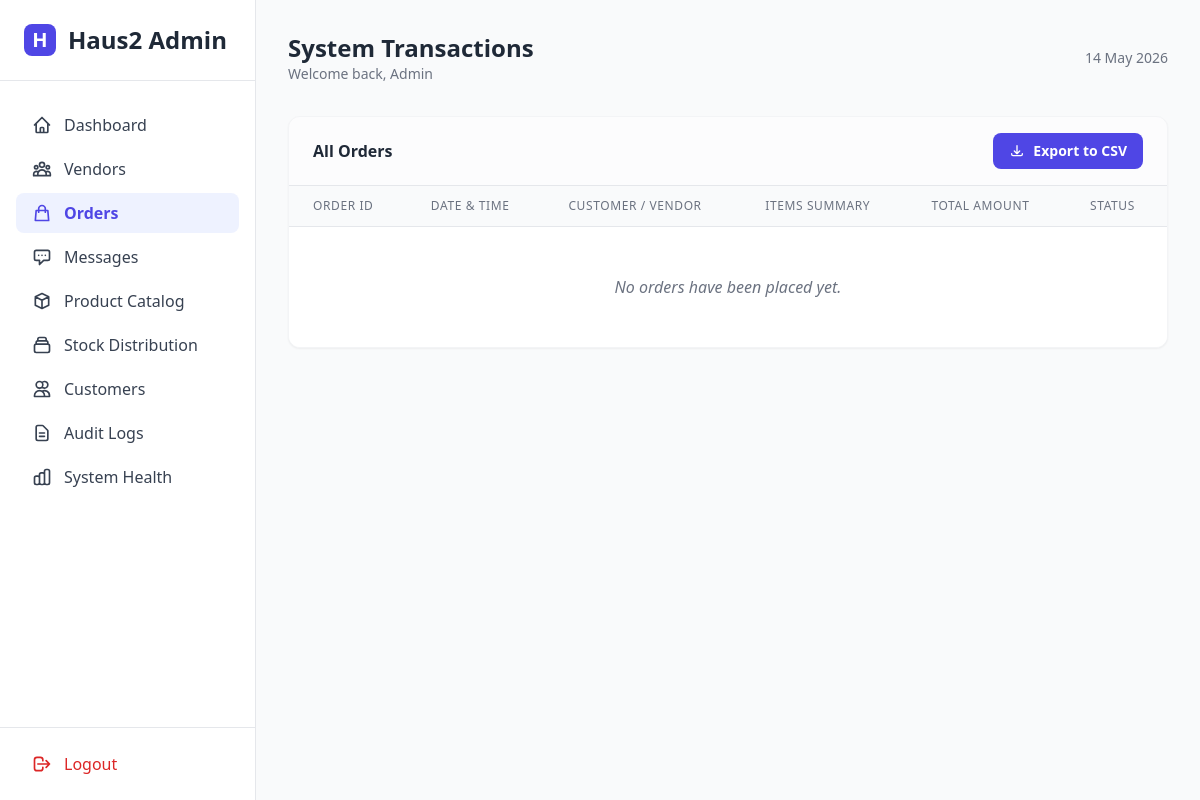
Page /web-admin/orders (signed in) on the earlier database version.
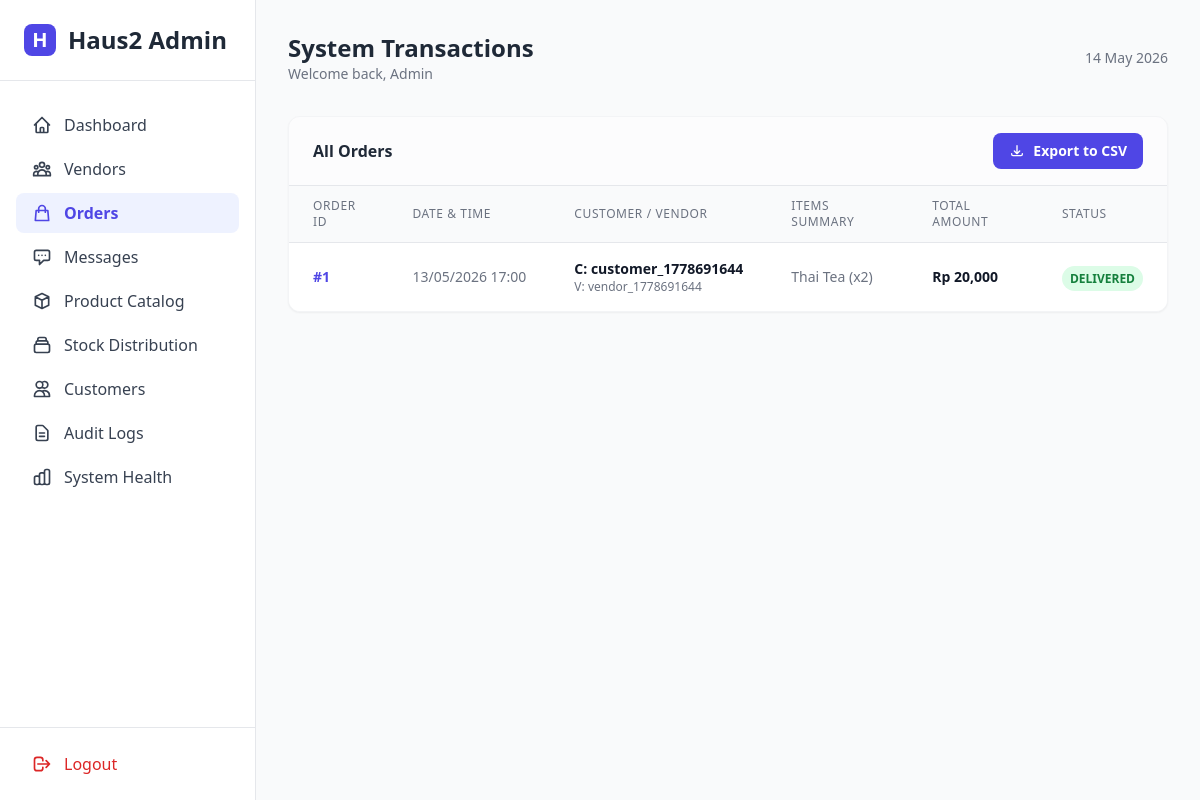
Same page on the later database version.
### app/models.py (models this page shows, shortened)
class Order(db.Model, SerializerMixin):
    __tablename__ = 'orders'
    id = db.Column(db.Integer, primary_key=True)
    customer_id = db.Column(db.Integer, db.ForeignKey(USERS_ID_FK), nullable=False)
    vendor_id = db.Column(db.Integer, db.ForeignKey(USERS_ID_FK), nullable=False)
    total_price = db.Column(db.Integer, nullable=False)
    status = db.Column(db.String(20), default='pending') # pending, paid, processing, on_delivery, delivered
    created_at = db.Column(db.DateTime, default=lambda: datetime.now(timezone.utc))
    items = db.relationship('OrderItem', backref='order', lazy=True)
    customer = db.relationship('User', foreign_keys=[customer_id])
    vendor = db.relationship('User', foreign_keys=[vendor_id])
    serialize_only = ('id', 'customer_id', 'vendor_id', 'total_price', 'status', 'created_at', 'items')

class User(db.Model, SerializerMixin):
    __tablename__ = 'users'
    id = db.Column(db.Integer, primary_key=True)
    username = db.Column(db.String(80), unique=True, nullable=False)
    password_hash = db.Column(db.String(128), nullable=False)
    role = db.Column(db.String(20), nullable=False) # admin, vendor, customer
    is_verified = db.Column(db.Boolean, default=False) # For Vendor KYC
    ktp_image_url = db.Column(db.String(255), nullable=True)
    store_image_url = db.Column(db.String(255), nullable=True)
    failed_login_attempts = db.Column(db.Integer, default=0)
    locked_until = db.Column(db.DateTime, nullable=True)
    latitude = db.Column(db.Float, nullable=True)
    longitude = db.Column(db.Float, nullable=True)
    is_active = db.Column(db.Boolean, default=True) # Toggle for vendors
    fcm_token = db.Column(db.String(255), nullable=True)
    created_at = db.Column(db.DateTime, default=lambda: datetime.now(timezone.utc))
    serialize_only = ('id', 'username', 'role', 'is_verified', 'latitude', 'longitude', 'is_active', 'created_at')

class OrderItem(db.Model, SerializerMixin):
    __tablename__ = 'order_items'
    id = db.Column(db.Integer, primary_key=True)
    order_id = db.Column(db.Integer, db.ForeignKey('orders.id'), nullable=False)
    product_id = db.Column(db.Integer, db.ForeignKey('products.id'), nullable=False)
    quantity = db.Column(db.Integer, nullable=False)
    price_at_order = db.Column(db.Integer, nullable=False)
    serialize_only = ('id', 'product_id', 'quantity', 'price_at_order')

class Product(db.Model, SerializerMixin):
    __tablename__ = 'products'
    id = db.Column(db.Integer, primary_key=True)
    name = db.Column(db.String(100), nullable=False)
    description = db.Column(db.Text, nullable=True)
    price = db.Column(db.Integer, nullable=False) # In IDR
    image_url = db.Column(db.String(255), nullable=True)
    stocks = db.relationship('DailyStock', backref='product', cascade='all, delete-orphan', lazy=True)
    order_items = db.relationship('OrderItem', backref='product', cascade='all, delete-orphan', lazy=True)
    serialize_only = ('id', 'name', 'description', 'price', 'image_url')

### app/web_admin.py (the view)
@web_admin_bp.route('/orders', methods=['GET'])
def orders():
    if 'admin_id' not in session:
        return redirect(url_for(LOGIN_ROUTE))
    all_orders = Order.query.order_by(Order.created_at.desc()).all()
    return render_template('admin/orders.html', orders=all_orders)

### app/web_admin.py (called while the page is built)
@web_admin_bp.context_processor
def inject_globals():
    try:
        pending_vendors = User.query.filter_by(role='vendor', is_verified=False).count()
        unread_messages = 0
        admin_id = session.get('admin_id')
        if admin_id:
            unread_messages = ChatMessage.query.filter_by(receiver_id=admin_id, is_read=False).count()
        return {
            'now': datetime.now(timezone.utc),
            'pending_vendor_count': pending_vendors,
            'unread_msg_count': unread_messages
        }
    except:
        return {'now': datetime.now(), 'pending_vendor_count': 0, 'unread_msg_count': 0}

### app/templates/admin/orders.html (shortened to what this page needs)
{% extends 'base.html' %}
{% block header_title %}System Transactions{% endblock %}
{% block content %}
<div class="bg-white rounded-xl shadow-sm border border-gray-100 overflow-hidden">
    <div class="px-6 py-4 border-b flex justify-between items-center bg-gray-50/50">
        <h3 class="font-bold text-gray-800">All Orders</h3>
        <a href="{{ url_for('web_admin.export_orders') }}" class="flex items-center px-4 py-2 bg-indigo-600 text-white text-sm font-bold rounded-lg hover:bg-indigo-700 transition-colors">
            <svg class="w-4 h-4 mr-2" fill="none" stroke="currentColor" viewBox="0 0 24 24"><path stroke-linecap="round" stroke-linejoin="round" stroke-width="2" d="M4 16v1a2 2 0 002 2h12a2 2 0 002-2v-1m-4-4l-4 4m0 0l-4-4m4 4V4"></path></svg>
            Export to CSV
        </a>
    </div>
    <div class="overflow-x-auto">
        <table class="min-w-full divide-y divide-gray-200">
            <thead class="bg-gray-50">
                <tr>
                    <th class="px-6 py-3 text-left text-xs font-medium text-gray-500 uppercase tracking-wider">Order ID</th>
                    <th class="px-6 py-3 text-left text-xs font-medium text-gray-500 uppercase tracking-wider">Date & Time</th>
                    <th class="px-6 py-3 text-left text-xs font-medium text-gray-500 uppercase tracking-wider">Customer / Vendor</th>
                    <th class="px-6 py-3 text-left text-xs font-medium text-gray-500 uppercase tracking-wider">Items Summary</th>
                    <th class="px-6 py-3 text-left text-xs font-medium text-gray-500 uppercase tracking-wider">Total Amount</th>
                    <th class="px-6 py-3 text-left text-xs font-medium text-gray-500 uppercase tracking-wider">Status</th>
                </tr>
            </thead>
            <tbody class="bg-white divide-y divide-gray-200">
                {% for order in orders %}
                <tr class="hover:bg-gray-50 transition-colors">
                    <td class="px-6 py-4 whitespace-nowrap text-sm font-bold text-indigo-600">
                        #{{ order.id }}
                    </td>
                    <td class="px-6 py-4 whitespace-nowrap text-sm text-gray-500">
                        {{ order.created_at.strftime('%d/%m/%Y %H:%M') }}
                    </td>
                    <td class="px-6 py-4 whitespace-nowrap">
                        <div class="text-sm font-bold text-gray-900">C: {{ order.customer.username if order.customer else 'Deleted User' }}</div>
                        <div class="text-xs text-gray-500 font-medium">V: {{ order.vendor.username if order.vendor else 'Deleted Vendor' }}</div>
                    </td>
                    <td class="px-6 py-4 text-sm text-gray-500">
                        <div class="max-w-xs truncate">
                            {% for item in order.items %}
                                {{ item.product.name }} (x{{ item.quantity }}){% if not loop.last %}, {% endif %}
                            {% endfor %}
                        </div>
                    </td>
                    <td class="px-6 py-4 whitespace-nowrap text-sm font-bold text-gray-900">
                        Rp {{ "{:,}".format(order.total_price) }}
                    </td>
                    <td class="px-6 py-4 whitespace-nowrap">
                        {% set status_colors = {'pending': 'bg-gray-100 text-gray-700', 'paid': 'bg-blue-100 text-blue-700', 'processing': 'bg-yellow-100 text-yellow-700', 'on_delivery': 'bg-indigo-100 text-indigo-700', 'delivered': 'bg-green-100 text-green-700'} %}
                        <span class="px-2 py-1 text-xs font-bold rounded-full {{ status_colors.get(order.status, 'bg-gray-100 text-gray-700') }}">
                            {{ order.status|upper }}
                        </span>
                    </td>
                </tr>
                {% else %}
                <tr>
                    <td colspan="6" class="px-6 py-12 text-center text-gray-500 italic">
                        No orders have been placed yet.
                    </td>
                </tr>
                {% endfor %}
            </tbody>
        </table>
    </div>
</div>
{% endblock %}

Differences in the rows shown:
added Order: id "1", created_at "13/05/2026 17:00", customer "customer_1778691644", vendor "vendor_1778691644", total_price "20,000", status "DELIVERED"
added OrderItem: product.name "Thai Tea", quantity "2"
Other differences:
text no longer shown: "No orders have been placed yet."
